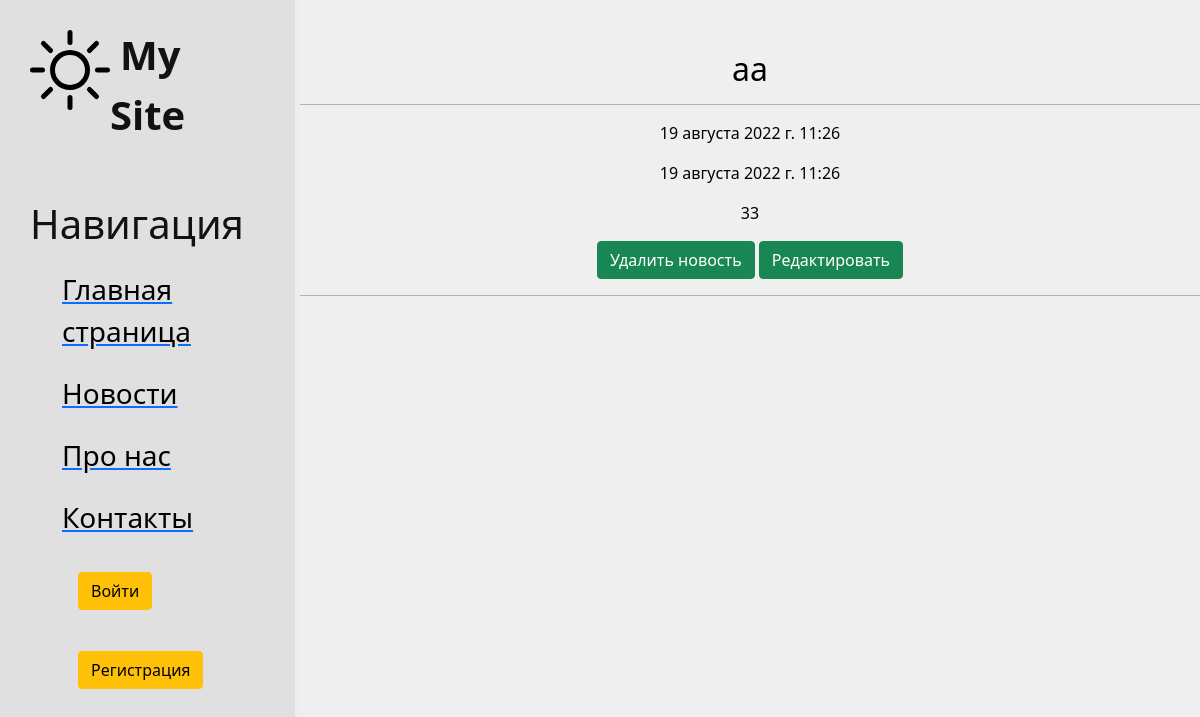
/news/12/, run on the app's committed database.
### news/models.py (models this page shows, shortened)
class News(models.Model):
    title = models.CharField('Название', max_length=50)
    anons = models.CharField('Анонс', max_length=255)
    text = models.TextField('Текст новости')
    author = models.ForeignKey(User, on_delete=models.CASCADE, verbose_name='Автор')
    data = models.DateTimeField(
        'Дата публикации',
        auto_now_add=True
    )
    image = models.ImageField(
        'Картинка',
        upload_to='news/',
        blank=True)
    class Meta:
        ordering = ('-data',)
        verbose_name = 'новость'
        verbose_name_plural = 'новости'

### news/views.py (the view)
# urls.py: path('<int:pk>/', views.NewsDetailView.as_view(), name='news_detail'),
class NewsDetailView(DetailView):
    model = News
    template_name = 'news/news_detail.html'
    context_object_name = 'news'

### news/templates/news/news_detail.html (shortened to what this page needs)
{% extends 'main/base.html' %}
{% load thumbnail %}
{% block content %}
    <dev class="features">
        <h2>{{ news.title }}</h2>
        <hr>
         <p>{{ news.data }}</p>
        <p>{{ news.data }}</p>
        <p>{{ news.text }}</p>
        <a href="{% url 'news_delete' news.id %}"><button class="btn btn-success" type="submit">Удалить новость</button></a>
        <a href="{% url 'news_update' news.id %}"><button class="btn btn-success" type="submit">Редактировать</button></a>
        <hr>
    </dev>
{% endblock %}

### main/static/main/css/main.css (style rules this page uses)
body { background: #EFEFF0; }
main .features { float: left; color: #000000; margin-top: 50px; text-align: center; width: 75%; }

### data on the page
News: title "aa", data "19 августа 2022 г. 11:26", text "33"
